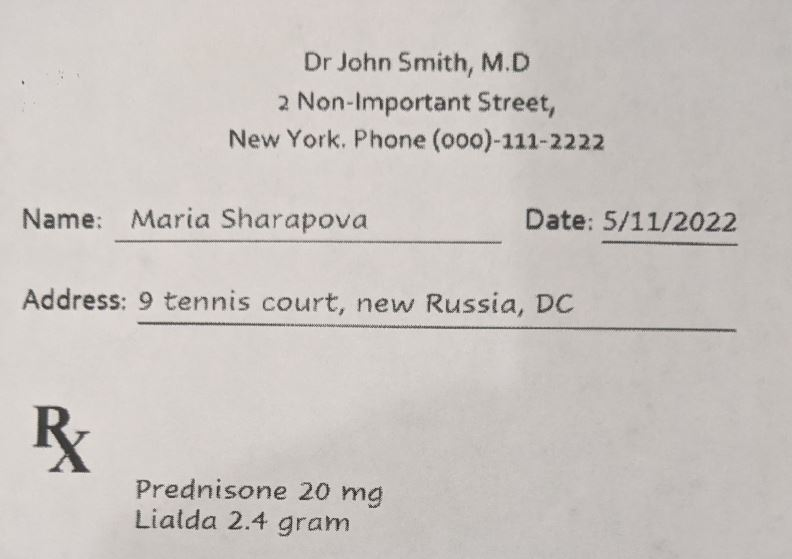
#> input picture backend/notebooks/clear_image.jpg, 792 x 559 px
$ jupyter execute cv_concepts.ipynb
#> lines starting #> are read from the running program, lines starting #| are printed output that depends on the picture; after the words box and inside, x2 and y2 are one past the last pixel; in counts of white or black regions, pixels touching at a corner belong together
[cell 1]
import cv2
from PIL import Image

[cell 2]
# return type is a numpy array
img = cv2.imread("clear_image.jpg",flags=cv2.IMREAD_GRAYSCALE)
#> img: shape (559, 792); min 36, max 234, mean 197.1
img

[cell 3]
# opens the image in a seperate window via default image viewer/editor app
# on your local
Image.fromarray(img).show()

[cell 4]
# Return type is a tuple of 1st value being the threshold and second is the
# image in an array
cv2.threshold(img,155,255,cv2.THRESH_BINARY)

[cell 5]
# ignoring first value via undetscore
_,new_img = cv2.threshold(img,155,255,cv2.THRESH_BINARY)
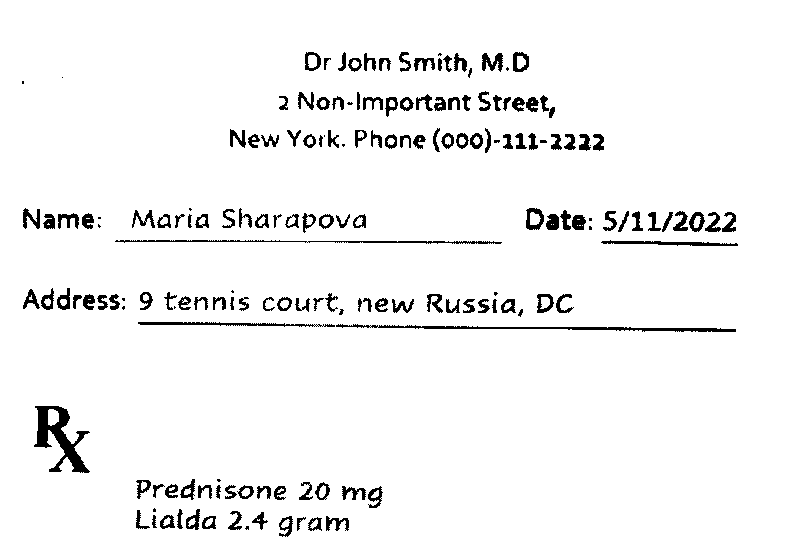
#> new_img: shape (559, 792); 95.6% white; 175 black regions (23 under 20 px), largest, box (x1, y1, x2, y2) and area: (34, 406, 90, 473) 1463, (336, 324, 736, 332) 1050, (115, 240, 502, 244) 660

[cell 6]
# Check the new_img
Image.fromarray(new_img).show()

[cell 7]
# Applying Threshold for darker image(dark_image.jpg)
dimg=cv2.imread("dark_image.jpg",flags=cv2.IMREAD_GRAYSCALE)
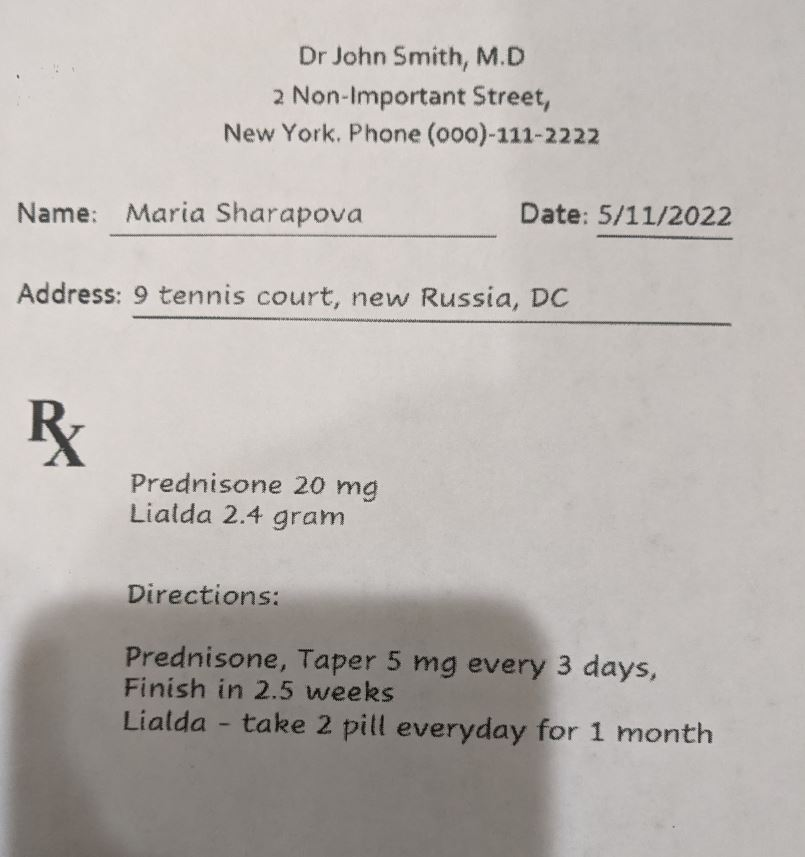
#> input picture backend/notebooks/dark_image.jpg, 805 x 857 px
#> dimg: shape (857, 805); min 0, max 232, mean 180.4
_,new_dimg = cv2.threshold(dimg,155,255,cv2.THRESH_BINARY)
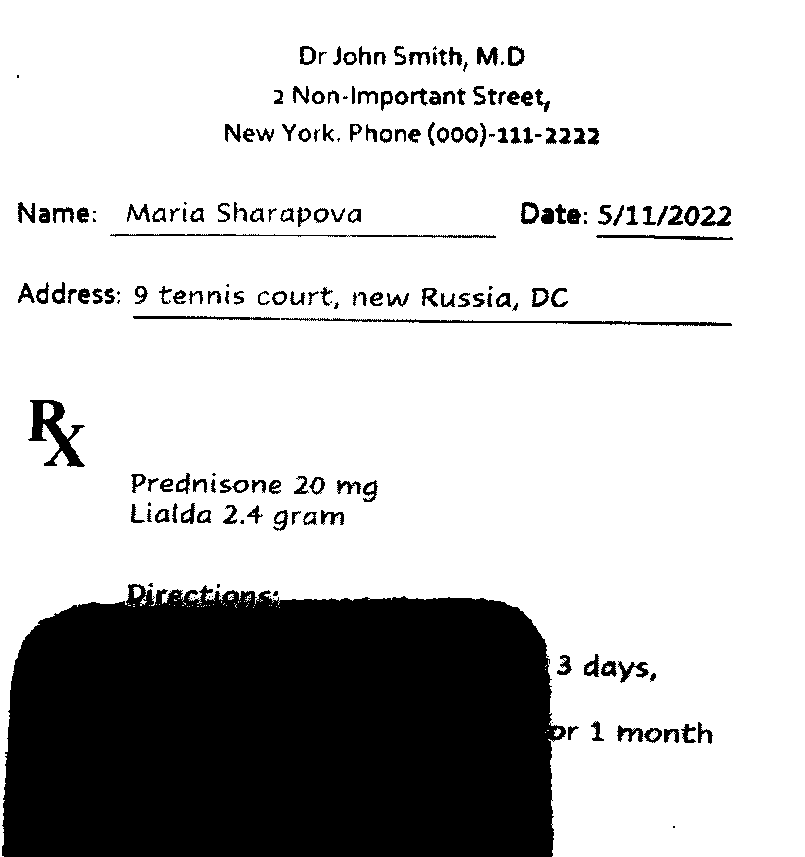
#> new_dimg: shape (857, 805); 76.9% white; 196 black regions (32 under 20 px), largest, box (x1, y1, x2, y2) and area: (2, 584, 566, 857) 137940, (28, 400, 85, 467) 1461, (281, 318, 732, 326) 1136
Image.fromarray(new_dimg).show()

[cell 8]
imag = cv2.imread("dark_image.jpg",flags=cv2.IMREAD_GRAYSCALE)
imag
Image.fromarray(imag).show()

[cell 9]
# Applying adaptive thresholding you get a clear image
new_imag = cv2.adaptiveThreshold(
    imag,255,cv2.ADAPTIVE_THRESH_GAUSSIAN_C,cv2.THRESH_BINARY,61,11
)
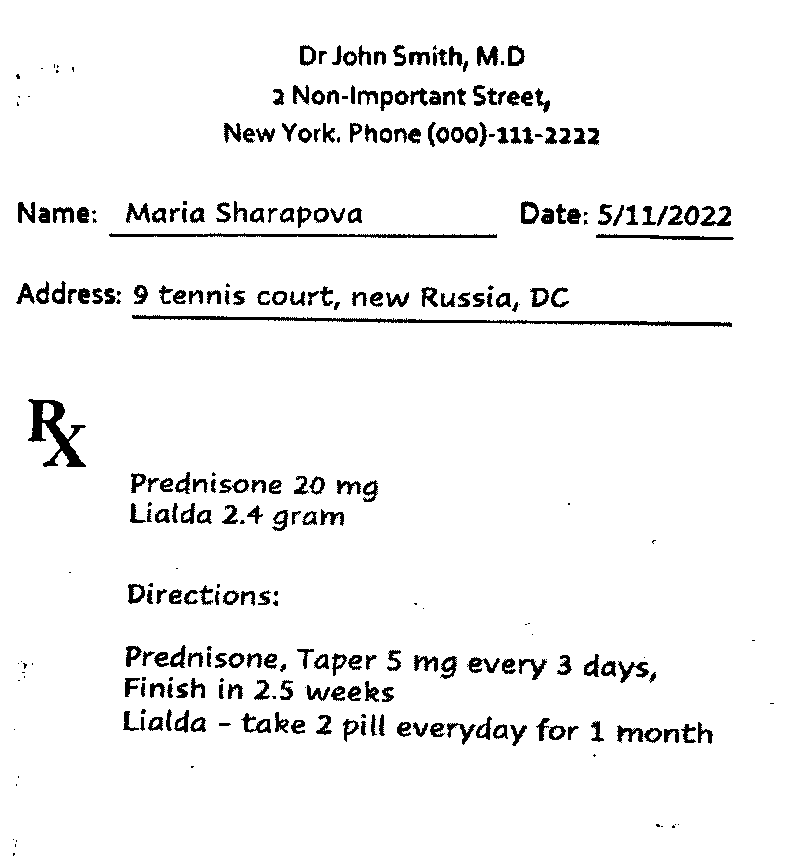
#> new_imag: shape (857, 805); 95% white; 306 black regions (72 under 20 px), largest, box (x1, y1, x2, y2) and area: (132, 315, 732, 327) 2004, (28, 399, 86, 467) 1465, (109, 233, 497, 238) 1162
Image.fromarray(new_imag).show()
